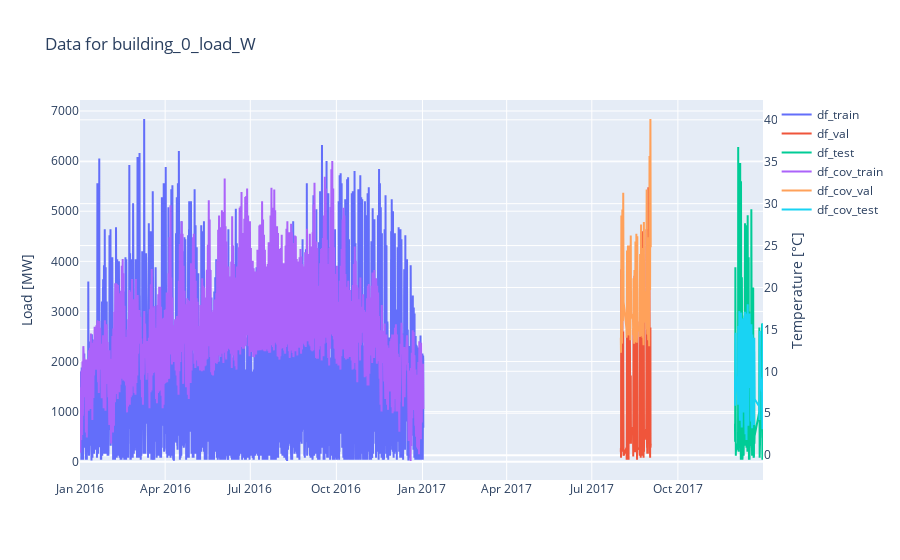

This figure's notebook cell:
### Code cell
plot_location_splits(CLEAN_DATA_DIR, 0, 0, show="both");

### Figure 1 — Plotly figure (JSON) as saved in the notebook; plotly's stock layout.template omitted (floating-point values rounded to 4 significant figures; data arrays with more than 128 entries replaced by an {"elided": "..."} marker saying what was removed)
{"data": [{"mode": "lines", "name": "df_train", "type": "scatter", "x": {"elided": "8715 str values"}, "y": {"elided": "8715 float values"}, "yaxis": "y"}, {"mode": "lines", "name": "df_val", "type": "scatter", "x": {"elided": "552 str values"}, "y": {"elided": "552 float values"}, "yaxis": "y"}, {"mode": "lines", "name": "df_test", "type": "scatter", "x": {"elided": "454 str values"}, "y": {"elided": "454 float values"}, "yaxis": "y"}, {"mode": "lines", "name": "df_cov_train", "type": "scatter", "x": {"elided": "8715 str values"}, "y": {"elided": "8715 float values"}, "yaxis": "y2"}, {"mode": "lines", "name": "df_cov_val", "type": "scatter", "x": {"elided": "552 str values"}, "y": {"elided": "552 float values"}, "yaxis": "y2"}, {"mode": "lines", "name": "df_cov_test", "type": "scatter", "x": {"elided": "446 str values"}, "y": {"elided": "446 float values"}, "yaxis": "y2"}], "layout": {"title": {"text": "Data for building_0_load_W"}, "yaxis": {"title": {"text": "Load [MW]"}}, "yaxis2": {"overlaying": "y", "side": "right", "title": {"text": "Temperature [°C]"}}}}
